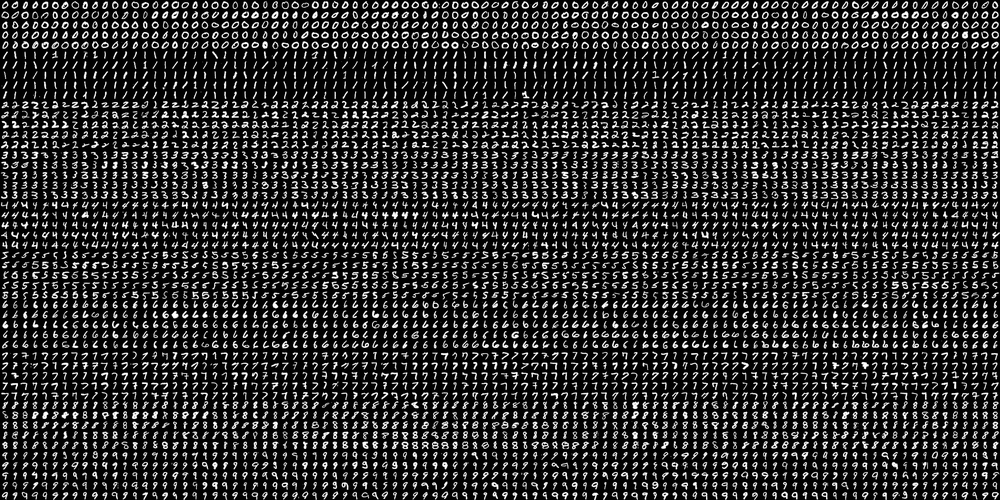
#> input picture 机器学习/digits_1.png, 1000 x 500 px, shrunk from 2000 x 1000 before the run
$ python SVM.py
#> lines starting #> are read from the running program, lines starting #| are printed output that depends on the picture
#!/usr/bin/env python
import cv2 as cv
import numpy as np
SZ=20
bin_n = 16 # Number of bins

affine_flags = cv.WARP_INVERSE_MAP|cv.INTER_LINEAR

def deskew(img):
    # 计算图像的矩
    m = cv.moments(img)
    # 如果mu02接近于0，则返回原始图像
    if abs(m['mu02']) < 1e-2:
        return img.copy()
    # 计算斜率
    skew = m['mu11']/m['mu02']
    # 定义变换矩阵
    M = np.float32([[1, skew, -0.5*SZ*skew], [0, 1, 0]])
    # 应用仿射变换来去斜图像
    img = cv.warpAffine(img,M,(SZ, SZ),flags=affine_flags)
    return img

def hog(img):
    # 计算图像的梯度
    gx = cv.Sobel(img, cv.CV_32F, 1, 0)
    gy = cv.Sobel(img, cv.CV_32F, 0, 1)
    # 将梯度转换为大小和方向
    mag, ang = cv.cartToPolar(gx, gy)
    # 将角度量化为16个bin值
    bins = np.int32(bin_n*ang/(2*np.pi))
    # 将每个bin值分配给相应的bin
    bin_cells = bins[:10,:10], bins[10:,:10], bins[:10,10:], bins[10:,10:]
    mag_cells = mag[:10,:10], mag[10:,:10], mag[:10,10:], mag[10:,10:]
    # 计算每个bin值的直方图
    hists = [np.bincount(b.ravel(), m.ravel(), bin_n) for b, m in zip(bin_cells, mag_cells)]
    # 将所有直方图连接成一个64位向量
    hist = np.hstack(hists)
    return hist


'''
使用HOG特征和SVM分类器来识别手写数字的例子。
它首先读取digits_1.png图像，然后将其分成50x100个单元格。
前50个单元格用于训练，后50个单元格用于测试。
接下来，它使用deskew函数去除图像中的斜率，并使用hog函数计算每个单元格的HOG特征。
然后，它将所有HOG特征连接成一个64位向量，并使用SVM分类器进行训练。
最后，它使用测试数据集对分类器进行测试，并计算准确率。
'''
img = cv.imread('digits_1.png',0)
#> img is the input picture: shape (500, 1000); min 0, max 255, mean 45.5
if img is None:
    raise Exception("we need the digits.png image from samples/data here !")

cells = [np.hsplit(row,100) for row in np.vsplit(img,50)]
#> cells = 50 items

# 前半部分是trainData，其余部分是testData
train_cells = [ i[:50] for i in cells ]
#> train_cells = 50 items
test_cells = [ i[50:] for i in cells]
#> test_cells = 50 items

deskewed = [list(map(deskew,row)) for row in train_cells]
#> in deskew, `m = cv.moments(img)`: m = moments, m00 5390, centre m10/m00, m01/m00 = (4.71, 4.6)
#> in deskew, `skew = m['mu11']/m['mu02']`: skew = -0.321
#> in deskew, `M = np.float32([[1, skew, -0.5*SZ*skew], [0, 1, 0]])`: M = [[1, -0.321, 3.21], [0, 1, 0]]
#> in deskew (call 34), `m = cv.moments(img)`: m = moments, m00 5376, centre m10/m00, m01/m00 = (4.7, 4.56)
#> in deskew (call 34), `skew = m['mu11']/m['mu02']`: skew = -0.112
#> in deskew (call 34), `M = np.float32([[1, skew, -0.5*SZ*skew], [0, 1, 0]])`: M = [[1, -0.112, 1.12], [0, 1, 0]]
#> in deskew (call 34), `img = cv.warpAffine(img,M,(SZ, SZ),flags=affine_flags)`:
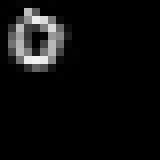
#> img: shape (20, 20) (shown 8 times larger); min 0, max 242, mean 13.4
#> in deskew (call 35), `m = cv.moments(img)`: m = moments, m00 6790, centre m10/m00, m01/m00 = (4.76, 4.71)
#> in deskew (call 35), `skew = m['mu11']/m['mu02']`: skew = -0.272
#> in deskew (call 35), `M = np.float32([[1, skew, -0.5*SZ*skew], [0, 1, 0]])`: M = [[1, -0.272, 2.72], [0, 1, 0]]
#> in deskew (call 35), `img = cv.warpAffine(img,M,(SZ, SZ),flags=affine_flags)`:
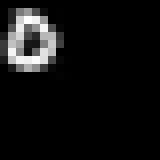
#> img: shape (20, 20) (shown 8 times larger); min 0, max 255, mean 16.9
#> in deskew (call 36), `m = cv.moments(img)`: m = moments, m00 5552, centre m10/m00, m01/m00 = (4.7, 4.69)
#> in deskew (call 36), `skew = m['mu11']/m['mu02']`: skew = -0.0853
#> in deskew (call 36), `M = np.float32([[1, skew, -0.5*SZ*skew], [0, 1, 0]])`: M = [[1, -0.0853, 0.853], [0, 1, 0]]
#> in deskew (call 36), `img = cv.warpAffine(img,M,(SZ, SZ),flags=affine_flags)`:
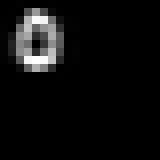
#> img: shape (20, 20) (shown 8 times larger); min 0, max 254, mean 13.9
#> in deskew (call 37), `m = cv.moments(img)`: m = moments, m00 4884, centre m10/m00, m01/m00 = (4.62, 4.66)
#> in deskew (call 37), `skew = m['mu11']/m['mu02']`: skew = -0.201
#> in deskew (call 37), `M = np.float32([[1, skew, -0.5*SZ*skew], [0, 1, 0]])`: M = [[1, -0.201, 2.01], [0, 1, 0]]
#> in deskew (call 37), `img = cv.warpAffine(img,M,(SZ, SZ),flags=affine_flags)`:
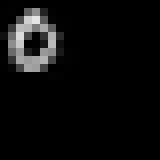
#> img: shape (20, 20) (shown 8 times larger); min 0, max 229, mean 12.2
#> in deskew (call 38), `m = cv.moments(img)`: m = moments, m00 5684, centre m10/m00, m01/m00 = (4.84, 4.83)
#> in deskew (call 38), `skew = m['mu11']/m['mu02']`: skew = -0.242
#> in deskew (call 38), `M = np.float32([[1, skew, -0.5*SZ*skew], [0, 1, 0]])`: M = [[1, -0.242, 2.42], [0, 1, 0]]
#> in deskew (call 38), `img = cv.warpAffine(img,M,(SZ, SZ),flags=affine_flags)`:
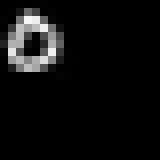
#> img: shape (20, 20) (shown 8 times larger); min 0, max 247, mean 14.2
#> in deskew (call 39), `m = cv.moments(img)`: m = moments, m00 7066, centre m10/m00, m01/m00 = (4.84, 4.66)
#> in deskew (call 39), `skew = m['mu11']/m['mu02']`: skew = -0.365
#> in deskew (call 39), `M = np.float32([[1, skew, -0.5*SZ*skew], [0, 1, 0]])`: M = [[1, -0.365, 3.65], [0, 1, 0]]
#> in deskew (call 39), `img = cv.warpAffine(img,M,(SZ, SZ),flags=affine_flags)`:
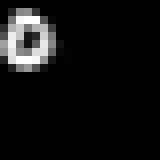
#> img: shape (20, 20) (shown 8 times larger); min 0, max 255, mean 17.5
#> in deskew (call 40), `m = cv.moments(img)`: m = moments, m00 7374, centre m10/m00, m01/m00 = (4.62, 4.68)
#> in deskew (call 40), `skew = m['mu11']/m['mu02']`: skew = -0.293
#> in deskew (call 40), `M = np.float32([[1, skew, -0.5*SZ*skew], [0, 1, 0]])`: M = [[1, -0.293, 2.93], [0, 1, 0]]
#> in deskew (call 40), `img = cv.warpAffine(img,M,(SZ, SZ),flags=affine_flags)`:
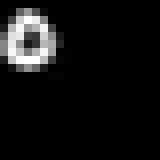
#> img: shape (20, 20) (shown 8 times larger); min 0, max 255, mean 18.3
#> deskewed = 50 items

hogdata = [list(map(hog,row)) for row in train_cells]
#> in hog, `hists = [np.bincount(b.ravel(), m.ravel(), bin_n) for b, m in zip(bin_..`: hists = 4 items
#> in hog, `hist = np.hstack(hists)`: hist = 64 values, max 4577.6 at index 2, min 0 at index 3, mean 588
#> hogdata = 50 items
trainData = np.float32(hogdata).reshape(-1,64)
responses = np.repeat(np.arange(10),250)[:,np.newaxis]

svm = cv.ml.SVM_create()
svm.setKernel(cv.ml.SVM_LINEAR)
svm.setType(cv.ml.SVM_C_SVC)
svm.setC(2.67)
svm.setGamma(5.383)

svm.train(trainData, cv.ml.ROW_SAMPLE, responses)
svm.save('svm_data.dat')

deskewed = [list(map(deskew,row)) for row in test_cells]

hogdata = [list(map(hog,row)) for row in test_cells]
testData = np.float32(hogdata).reshape(-1,bin_n*4)
result = svm.predict(testData)[1]
#> result = 2500 values, max 9 at index 512, min 0 at index 1, mean 3.59

mask = result==responses
correct = np.count_nonzero(mask)
#> correct = 878
print('准确率:',correct*100.0/result.size)
#| 准确率: 35.12
